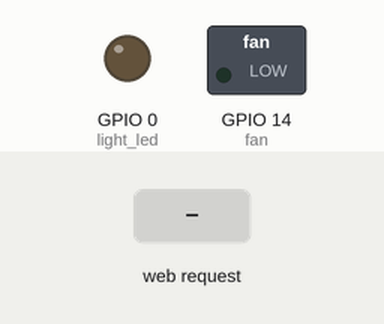
Recording of a sketch running on a simulated ESP8266 (NodeMCU). On the bench: switched loads named in the sketch (green lamp = pin HIGH), output pins drawn as LEDs (lit = HIGH). The inputs (shaded band) are chosen by the test bench. WiFi joins after 1.5 s; servers stay silent unless stated; what the sketch prints to the serial monitor is not drawn.

Above: at 3.2 s.
3.3 s: HTTP request GET /?LIGHT_LED=ON received
At 4.0 s:
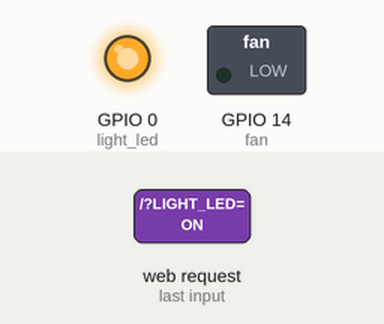
4.8 s: HTTP request GET /?FAN=ON received
At 5.1 s:
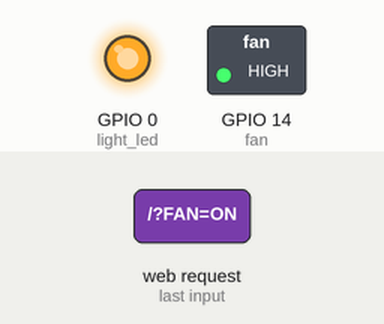
6.3 s: HTTP request GET /?LIGHT_LED=OFF received
At 7.5 s:
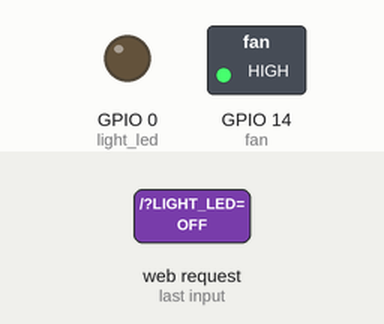
Timing chart, 0 to 9.3 s (numbered marks = the images above; inputs shaded):
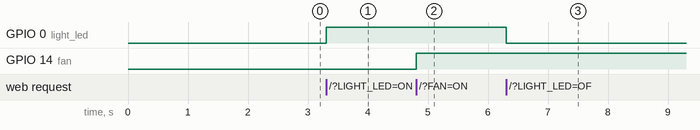

The sketch:

remoteBox_web.ino
```cpp
#include <ESP8266WiFi.h>
//請修改以下參數--------------------------------------------
char ssid[] = "linkou203-4F";
char password[] = "56665666";

int light_led = 0;
int fan = 14;

WiFiServer server(80); //宣告伺服器位在80 port

void setup()
{
  Serial.begin(115200);
  Serial.print("開始連線到無線網路SSID:");
  Serial.println(ssid);
  WiFi.begin(ssid, password);
  while (WiFi.status() != WL_CONNECTED) {
    Serial.print(".");
    delay(1000);
  }
  Serial.println("連線完成");
  server.begin();
  Serial.print("伺服器已啟動，http://");
  Serial.println(WiFi.localIP());
  pinMode(light_led, OUTPUT);
  pinMode(fan, OUTPUT);

}

void loop()
{
  //宣告一個連線
  WiFiClient client = server.available();
  if (client) {
    //有人連入時
    Serial.println("使用者連入");
    //-------------網頁的html部份開始--------------
    client.println("HTTP/1.1 200 OK");
    client.println("Content-Type: text/html");
    client.println("");
    client.println("<!DOCTYPE HTML>");
    client.println("<html><head><meta charset='utf-8'></head>");
    client.println("<br>");
    client.println("<h1>電源控制</h1>");
    //HTML超連結指令
    client.println("<a href='/LIGHT_LED=ON'>開啟照明LED</a><br>");
    client.println("<a href='/LIGHT_LED=OFF'>關閉照明LED</a><br>");
    client.println("<a href='/FAN=ON'>開啟風扇</a><br>");
    client.println("<a href='/FAN=OFF'>關閉風扇</a><br>");


    client.println("</html>");
    //-------------網頁的html部份結束--------------
    //取得使用者輸入的網址
    String request = client.readStringUntil('\r');
    Serial.println(request);
    //判斷超連結指令
    //網址內包含Gled=ON，就開啟綠燈，如果Gled=OFF，關閉綠燈
    if (request.indexOf("LIGHT_LED=ON") >= 0) { digitalWrite(light_led, HIGH); }
    if (request.indexOf("LIGHT_LED=OFF") >= 0) { digitalWrite(light_led, LOW); }
    if (request.indexOf("FAN=ON") >= 0) { digitalWrite(fan, HIGH); }
    if (request.indexOf("FAN=OFF") >= 0) { digitalWrite(fan, LOW); }

    Serial.println("完成");
    client.stop();//停止連線
  }
}
```

Measured:
- after the input at 3.3 s, GPIO 0 (light_led): LOW → HIGH at once
- after the input at 4.8 s, GPIO 14 (fan): LOW → HIGH at once
- after the input at 6.3 s, GPIO 0 (light_led): HIGH → LOW at once
